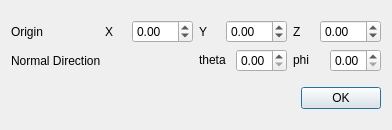
<?xml version="1.0" encoding="UTF-8"?>
<ui version="4.0">
 <class>ClippingPlaneConfigurator</class>
 <widget class="QDialog" name="ClippingPlaneConfigurator">
  <property name="geometry">
   <rect>
    <x>0</x>
    <y>0</y>
    <width>392</width>
    <height>130</height>
   </rect>
  </property>
  <property name="windowTitle">
   <string>Configure Clipping Plane</string>
  </property>
  <layout class="QVBoxLayout" name="verticalLayout">
   <item>
    <layout class="QGridLayout" name="gridLayout_2">
     <item row="0" column="2">
      <layout class="QHBoxLayout" name="horizontalLayout_5">
       <item>
        <widget class="QLabel" name="label_6">
         <property name="text">
          <string>Y</string>
         </property>
        </widget>
       </item>
       <item>
        <widget class="QDoubleSpinBox" name="yValue">
         <property name="minimum">
          <double>-99.989999999999995</double>
         </property>
        </widget>
       </item>
      </layout>
     </item>
     <item row="0" column="0">
      <widget class="QLabel" name="label">
       <property name="text">
        <string>Origin</string>
       </property>
      </widget>
     </item>
     <item row="0" column="1">
      <layout class="QHBoxLayout" name="horizontalLayout_4">
       <item>
        <widget class="QLabel" name="label_5">
         <property name="text">
          <string>X</string>
         </property>
        </widget>
       </item>
       <item>
        <widget class="QDoubleSpinBox" name="xValue">
         <property name="minimum">
          <double>-99.989999999999995</double>
         </property>
        </widget>
       </item>
      </layout>
     </item>
     <item row="0" column="3">
      <layout class="QHBoxLayout" name="horizontalLayout_6">
       <item>
        <widget class="QLabel" name="label_7">
         <property name="text">
          <string>Z</string>
         </property>
        </widget>
       </item>
       <item>
        <widget class="QDoubleSpinBox" name="zValue">
         <property name="minimum">
          <double>-99.989999999999995</double>
         </property>
        </widget>
       </item>
      </layout>
     </item>
     <item row="1" column="2">
      <layout class="QHBoxLayout" name="horizontalLayout">
       <item>
        <widget class="QLabel" name="thetaLabel">
         <property name="text">
          <string>&lt;html&gt;&lt;head/&gt;&lt;body&gt;&lt;p&gt;theta&lt;/p&gt;&lt;/body&gt;&lt;/html&gt;</string>
         </property>
        </widget>
       </item>
       <item>
        <widget class="QDoubleSpinBox" name="thetaValue">
         <property name="maximum">
          <double>3.140000000000000</double>
         </property>
         <property name="singleStep">
          <double>0.785398000000000</double>
         </property>
        </widget>
       </item>
      </layout>
     </item>
     <item row="1" column="3">
      <layout class="QHBoxLayout" name="horizontalLayout_3">
       <item>
        <widget class="QLabel" name="phiLabel">
         <property name="text">
          <string>&lt;html&gt;&lt;head/&gt;&lt;body&gt;&lt;p&gt;phi&lt;/p&gt;&lt;/body&gt;&lt;/html&gt;</string>
         </property>
        </widget>
       </item>
       <item>
        <widget class="QDoubleSpinBox" name="phiValue">
         <property name="maximum">
          <double>6.280000000000000</double>
         </property>
         <property name="singleStep">
          <double>0.785398000000000</double>
         </property>
        </widget>
       </item>
      </layout>
     </item>
     <item row="1" column="0" colspan="2">
      <widget class="QLabel" name="label_2">
       <property name="text">
        <string>Normal Direction</string>
       </property>
      </widget>
     </item>
    </layout>
   </item>
   <item>
    <layout class="QHBoxLayout" name="horizontalLayout_2">
     <item>
      <spacer name="horizontalSpacer_2">
       <property name="orientation">
        <enum>Qt::Horizontal</enum>
       </property>
       <property name="sizeHint" stdset="0">
        <size>
         <width>40</width>
         <height>20</height>
        </size>
       </property>
      </spacer>
     </item>
     <item>
      <widget class="QPushButton" name="okButton">
       <property name="text">
        <string>OK</string>
       </property>
      </widget>
     </item>
    </layout>
   </item>
  </layout>
 </widget>
 <resources/>
 <connections/>
</ui>
